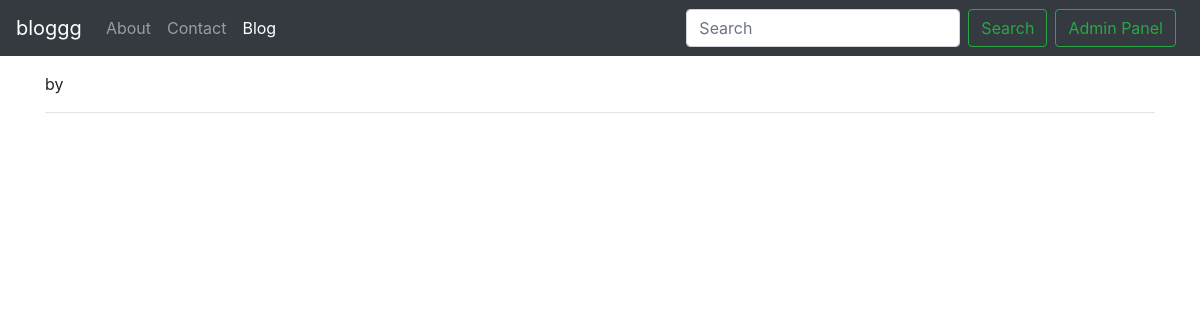
Before: /blog/happy/ with the older database file.
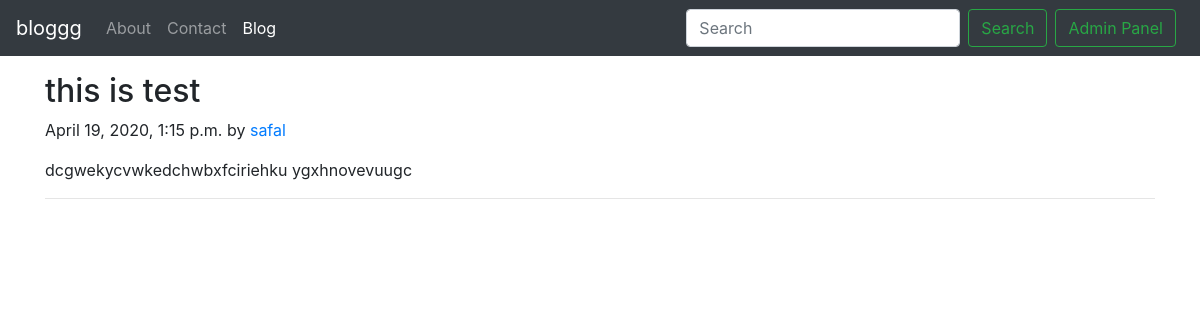
After: the same page with the newer database file.
### blog/models.py (models this page shows, shortened)
class Post(models.Model):
    title = models.CharField(max_length=255)
    content = models.TextField()
    author = models.CharField(max_length=13)
    slug = models.CharField(max_length=130)
    timeStamp =  models.DateTimeField(blank=True)

### blog/views.py (the view)
# urls.py: path('<str:slug>/', views.blogPost, name='blogPost'),
def blogPost(request, slug):
    post = Post.objects.filter(slug=slug).first()
    context = {'post': post}
    return render(request, 'blog/blogPost.html', context)

### templates/blog/blogPost.html (shortened to what this page needs)
{% extends 'base.html' %}
{% block blogactive %} active {% endblock blogactive %}
{% block body %}
<div class="container my-3">
        <h2 class="blog-post-title">{{post.title}}</h2>
        <p class="blog-post-meta">{{post.timeStamp}} by <a href="/about">{{post.author}}</a></p>
        <p>{{post.content}}</p>
        <hr>
      </div>
{% endblock body %}

Changed rows visible on the page:
added Post: title "this is test", timeStamp "April 19, 2020, 1:15 p.m.", author "safal", content "dcgwekycvwkedchwbxfciriehku ygxhnovevuugc"
